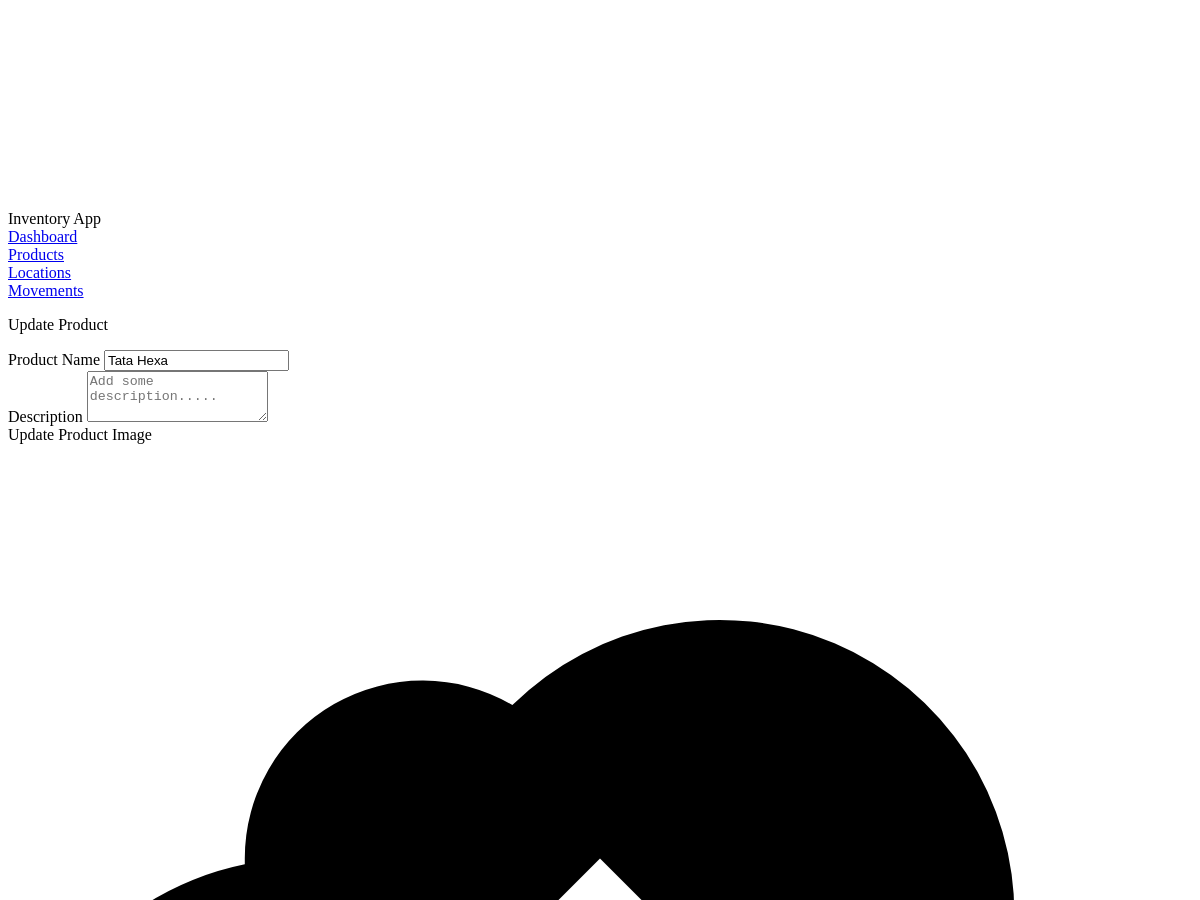
The app's page /product/4/update (middle part), older data.
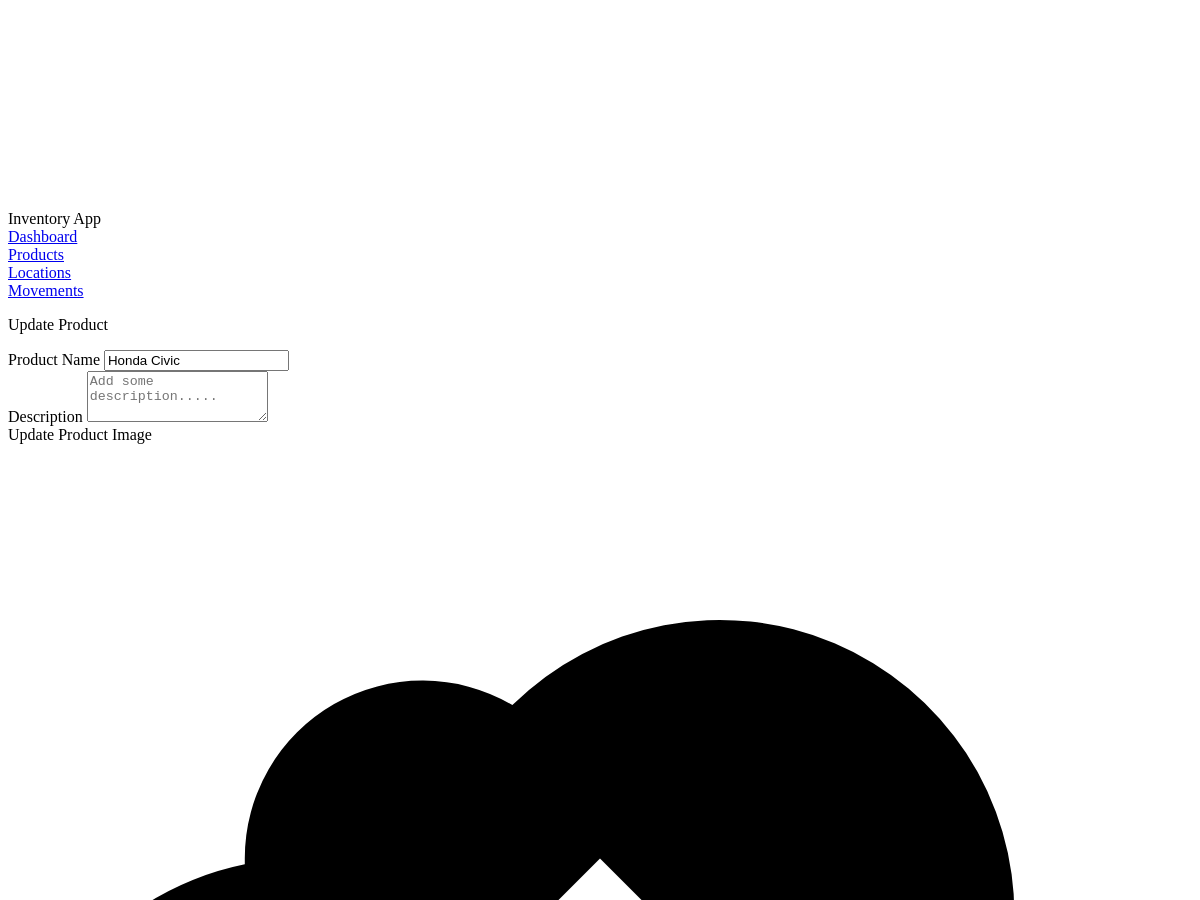
The same page, newer data.
### inventory/models.py (models this page shows, shortened)
class Product(db.Model):
    product_id = db.Column(db.Integer, primary_key=True)
    product_name = db.Column(db.String(20), unique=True, nullable=False)
    product_description = db.Column(db.String(200), nullable=False, default='This is a default description for product, please update the product with a brief description')
    product_image_file = db.Column(db.String(20), nullable=False, default='default-cars.jpeg')

### inventory/products/routes.py (the view)
@products_bp.route("/product/<int:product_id>/update", methods=['GET', 'POST'])
def update_product(product_id):
    product = Product.query.get_or_404(product_id)
    form = UpdateProductForm()
    if not product.product_name == form.product_name.data:
        form = ProductForm()
    if form.validate_on_submit():
        if form.product_picture.data:
            picture_file = save_picture(form.product_picture.data)
            product.product_image_file = picture_file
        product.product_description = form.product_description.data
        product.product_name = form.product_name.data
        db.session.commit()
        flash('Your product has been updated!', 'green')
        return redirect(url_for('products_bp.product', product_id=product.product_id))
    elif request.method == 'GET':
        form.product_name.data = product.product_name
        form.product_description.data = product.product_description
    form.submit.label.text = 'Update Product'
    return render_template('create_product.html', title='Update Product', form=form, legend='Update Product')

### inventory/products/forms.py (shortened to what this page needs)
class UpdateProductForm(FlaskForm):
    product_name = StringField('Product Name', validators=[DataRequired()])
    product_description = TextAreaField('Description')
    product_picture = FileField('Update Product Image', validators=[FileAllowed(['jpg', 'png', 'jpeg', 'jfif'])])
    submit = SubmitField('Add Product')

class ProductForm(FlaskForm):
    product_name = StringField('Product Name', validators=[DataRequired()])
    product_description = TextAreaField('Description')
    product_picture = FileField('Update Product Image', validators=[FileAllowed(['jpg', 'png', 'jpeg', 'jfif'])])
    submit = SubmitField('Add Product')

### inventory/templates/create_product.html (shortened to what this page needs)
{% extends "layout.html" %}
{% block content %}
  <div class="container leading-loose mx-auto flex justify-center mt-8">
    <form class="max-w-xl m-4 p-10 bg-white rounded shadow-xl flex-grow" method="POST" enctype="multipart/form-data">
      <p class="text-gray-800 font-medium text-xl">{{ title }}</p>
      <div class="productName">
        <label class="block text-sm text-gray-600" for="product_name">{{ form.product_name.label }}</label>
          {% if form.product_name.errors %}
          {{ form.product_name(class="w-full px-5 py-1 border-2 border-red-400 text-red-700 bg-gray-200 rounded", placeholder="Product Name", id="product_name", required="", type="text") }}
              <div class="text-red-600">
                  {% for error in form.product_name.errors %}
                      <span>{{ error }}</span>
                  {% endfor %}
              </div>
          {% else %}
            {{ form.product_name(class="w-full px-5 py-1 text-gray-700 bg-gray-200 rounded", placeholder="Product Name", id="product_name", required="", type="text") }}
          {% endif %}
      </div>
      <div class="productDesc">
        <label class="block text-sm text-gray-600" for="product_description">Description</label>
        {{ form.product_description(class="w-full px-5 py-1 text-gray-700 bg-gray-200 rounded",  rows="3", placeholder="Add some description.....") }}
      </div>
      <div class="locationPictureUpload">
          <label class="block text-sm text-gray-600" for="location_name">{{ form.product_picture.label() }}</label>
          <label class="w-40 flex items-center px-4 py-3 bg-white text-blue rounded-lg shadow-lg tracking-wide uppercase border border-blue cursor-pointer hover:bg-indigo-100">
              <svg class="w-4 h-4" fill="currentColor" xmlns="http://www.w3.org/2000/svg" viewBox="0 0 20 20">
                  <path d="M16.88 9.1A4 4 0 0 1 16 17H5a5 5 0 0 1-1-9.9V7a3 3 0 0 1 4.52-2.59A4.98 4.98 0 0 1 17 8c0 .38-.04.74-.12 1.1zM11 11h3l-4-4-4 4h3v3h2v-3z" />
              </svg>
          </label>
      </div>
    </form>
  </div>
{% endblock content %}

Row changes from the older to the newer data that the page shows:
changed Product: product_name "Tata Hexa" → "Honda Civic"
